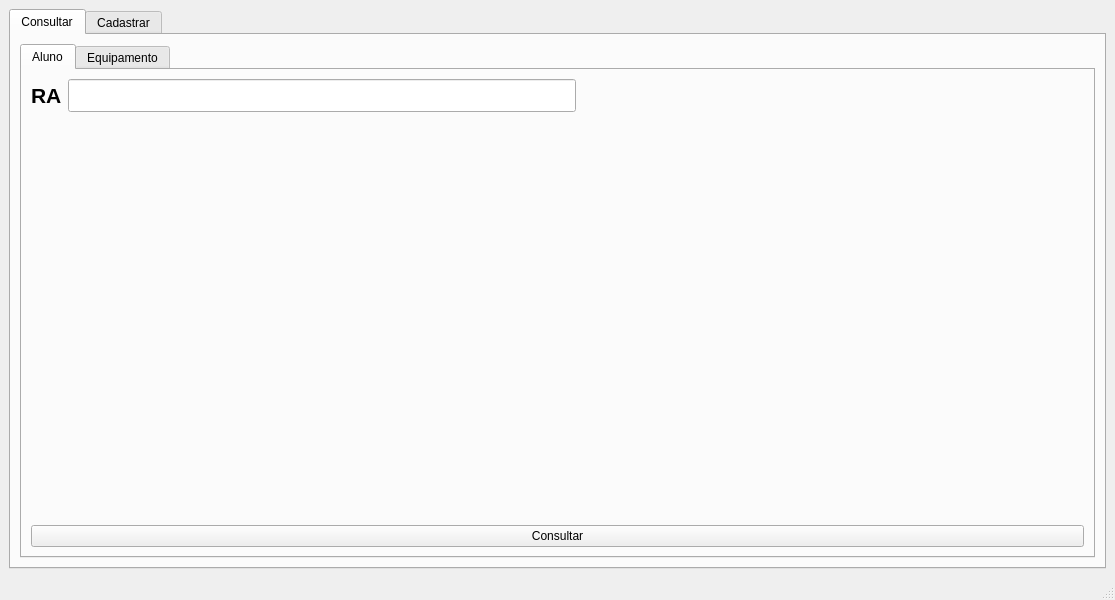
<?xml version="1.0" encoding="UTF-8"?>
<ui version="4.0">
 <class>MainWindow</class>
 <widget class="QMainWindow" name="MainWindow">
  <property name="geometry">
   <rect>
    <x>0</x>
    <y>0</y>
    <width>1115</width>
    <height>600</height>
   </rect>
  </property>
  <property name="windowTitle">
   <string>MainWindow</string>
  </property>
  <widget class="QWidget" name="centralwidget">
   <layout class="QGridLayout" name="gridLayout">
    <item row="0" column="0">
     <widget class="QTabWidget" name="tabWidget">
      <property name="currentIndex">
       <number>0</number>
      </property>
      <widget class="QWidget" name="tab">
       <attribute name="title">
        <string>Consultar</string>
       </attribute>
       <layout class="QGridLayout" name="gridLayout_2">
        <item row="0" column="0">
         <widget class="QTabWidget" name="tabWidget_2">
          <property name="currentIndex">
           <number>0</number>
          </property>
          <widget class="QWidget" name="tab_3">
           <attribute name="title">
            <string>Aluno</string>
           </attribute>
           <layout class="QGridLayout" name="gridLayout_6">
            <item row="1" column="0">
             <spacer name="verticalSpacer_3">
              <property name="orientation">
               <enum>Qt::Vertical</enum>
              </property>
              <property name="sizeHint" stdset="0">
               <size>
                <width>20</width>
                <height>40</height>
               </size>
              </property>
             </spacer>
            </item>
            <item row="0" column="0">
             <layout class="QHBoxLayout" name="horizontalLayout_11">
              <item>
               <widget class="QLabel" name="raConstultar">
                <property name="font">
                 <font>
                  <pointsize>16</pointsize>
                  <bold>true</bold>
                 </font>
                </property>
                <property name="text">
                 <string>RA</string>
                </property>
               </widget>
              </item>
              <item>
               <widget class="QLineEdit" name="raCollaboratorsConsulta">
                <property name="minimumSize">
                 <size>
                  <width>201</width>
                  <height>0</height>
                 </size>
                </property>
                <property name="font">
                 <font>
                  <pointsize>16</pointsize>
                 </font>
                </property>
               </widget>
              </item>
              <item>
               <spacer name="horizontalSpacer_20">
                <property name="orientation">
                 <enum>Qt::Horizontal</enum>
                </property>
                <property name="sizeHint" stdset="0">
                 <size>
                  <width>40</width>
                  <height>20</height>
                 </size>
                </property>
               </spacer>
              </item>
             </layout>
            </item>
            <item row="2" column="0">
             <widget class="QPushButton" name="btnConsultar">
              <property name="text">
               <string>Consultar</string>
              </property>
             </widget>
            </item>
           </layout>
          </widget>
          <widget class="QWidget" name="tab_4">
           <attribute name="title">
            <string>Equipamento</string>
           </attribute>
          </widget>
         </widget>
        </item>
       </layout>
      </widget>
      <widget class="QWidget" name="tab_2">
       <attribute name="title">
        <string>Cadastrar</string>
       </attribute>
       <layout class="QGridLayout" name="gridLayout_3">
        <item row="0" column="0">
         <widget class="QTabWidget" name="tabWidget_3">
          <property name="currentIndex">
           <number>1</number>
          </property>
          <widget class="QWidget" name="tab_6">
           <attribute name="title">
            <string>Aluno</string>
           </attribute>
           <layout class="QGridLayout" name="gridLayout_4">
            <item row="2" column="0">
             <layout class="QHBoxLayout" name="horizontalLayout_2">
              <item>
               <widget class="QLabel" name="raAlunoLabel">
                <property name="font">
                 <font>
                  <pointsize>16</pointsize>
                  <bold>true</bold>
                 </font>
                </property>
                <property name="text">
                 <string>RA: </string>
                </property>
               </widget>
              </item>
              <item>
               <widget class="QLineEdit" name="raAlunoCadastro">
                <property name="minimumSize">
                 <size>
                  <width>0</width>
                  <height>0</height>
                 </size>
                </property>
                <property name="maximumSize">
                 <size>
                  <width>166</width>
                  <height>100</height>
                 </size>
                </property>
                <property name="font">
                 <font>
                  <pointsize>16</pointsize>
                  <bold>true</bold>
                 </font>
                </property>
                <property name="layoutDirection">
                 <enum>Qt::LeftToRight</enum>
                </property>
                <property name="inputMethodHints">
                 <set>Qt::ImhDigitsOnly</set>
                </property>
                <property name="text">
                 <string/>
                </property>
                <property name="alignment">
                 <set>Qt::AlignCenter</set>
                </property>
               </widget>
              </item>
              <item>
               <spacer name="horizontalSpacer_4">
                <property name="orientation">
                 <enum>Qt::Horizontal</enum>
                </property>
                <property name="sizeHint" stdset="0">
                 <size>
                  <width>40</width>
                  <height>20</height>
                 </size>
                </property>
               </spacer>
              </item>
              <item>
               <widget class="QLabel" name="label_6">
                <property name="font">
                 <font>
                  <pointsize>16</pointsize>
                  <bold>true</bold>
                 </font>
                </property>
                <property name="text">
                 <string>Curso</string>
                </property>
               </widget>
              </item>
              <item>
               <widget class="QComboBox" name="cursoAlunoCadastro">
                <property name="minimumSize">
                 <size>
                  <width>147</width>
                  <height>0</height>
                 </size>
                </property>
                <item>
                 <property name="text">
                  <string>Eng. Aut. e Cont.</string>
                 </property>
                </item>
                <item>
                 <property name="text">
                  <string>Eng.  Ele.</string>
                 </property>
                </item>
                <item>
                 <property name="text">
                  <string>Eng. de Robôs</string>
                 </property>
                </item>
                <item>
                 <property name="text">
                  <string>Eng. Civil</string>
                 </property>
                </item>
                <item>
                 <property name="text">
                  <string>Eng. Mecânica</string>
                 </property>
                </item>
                <item>
                 <property name="text">
                  <string>Cien. da Comp.</string>
                 </property>
                </item>
               </widget>
              </item>
              <item>
               <spacer name="horizontalSpacer_5">
                <property name="orientation">
                 <enum>Qt::Horizontal</enum>
                </property>
                <property name="sizeHint" stdset="0">
                 <size>
                  <width>40</width>
                  <height>20</height>
                 </size>
                </property>
               </spacer>
              </item>
              <item>
               <widget class="QLabel" name="label_7">
                <property name="font">
                 <font>
                  <pointsize>16</pointsize>
                  <bold>true</bold>
                 </font>
                </property>
                <property name="text">
                 <string>Semestre</string>
                </property>
               </widget>
              </item>
              <item>
               <widget class="QSpinBox" name="semestreAlunoCadastro">
                <property name="minimum">
                 <number>1</number>
                </property>
                <property name="maximum">
                 <number>12</number>
                </property>
               </widget>
              </item>
              <item>
               <spacer name="horizontalSpacer_3">
                <property name="orientation">
                 <enum>Qt::Horizontal</enum>
                </property>
                <property name="sizeHint" stdset="0">
                 <size>
                  <width>40</width>
                  <height>20</height>
                 </size>
                </property>
               </spacer>
              </item>
             </layout>
            </item>
            <item row="7" column="0">
             <widget class="QPushButton" name="btnCadastrarAluno">
              <property name="text">
               <string>Cadastrar</string>
              </property>
             </widget>
            </item>
            <item row="0" column="0">
             <layout class="QHBoxLayout" name="horizontalLayout">
              <item>
               <widget class="QLabel" name="nomeAlunoLable">
                <property name="font">
                 <font>
                  <pointsize>16</pointsize>
                  <bold>true</bold>
                 </font>
                </property>
                <property name="text">
                 <string>Nome:</string>
                </property>
               </widget>
              </item>
              <item>
               <widget class="QLineEdit" name="nomeAlunoCadastro">
                <property name="minimumSize">
                 <size>
                  <width>435</width>
                  <height>0</height>
                 </size>
                </property>
                <property name="font">
                 <font>
                  <pointsize>16</pointsize>
                 </font>
                </property>
               </widget>
              </item>
              <item>
               <spacer name="horizontalSpacer_2">
                <property name="orientation">
                 <enum>Qt::Horizontal</enum>
                </property>
                <property name="sizeHint" stdset="0">
                 <size>
                  <width>40</width>
                  <height>20</height>
                 </size>
                </property>
               </spacer>
              </item>
              <item>
               <widget class="QLabel" name="label_3">
                <property name="font">
                 <font>
                  <pointsize>16</pointsize>
                  <bold>true</bold>
                 </font>
                </property>
                <property name="text">
                 <string>Sexo</string>
                </property>
               </widget>
              </item>
              <item>
               <widget class="QComboBox" name="alunoSexo">
                <property name="minimumSize">
                 <size>
                  <width>130</width>
                  <height>0</height>
                 </size>
                </property>
                <property name="font">
                 <font>
                  <pointsize>11</pointsize>
                 </font>
                </property>
                <item>
                 <property name="text">
                  <string>Não Identificar</string>
                 </property>
                </item>
                <item>
                 <property name="text">
                  <string>Masculino</string>
                 </property>
                </item>
                <item>
                 <property name="text">
                  <string>Feminino</string>
                 </property>
                </item>
               </widget>
              </item>
              <item>
               <spacer name="horizontalSpacer">
                <property name="orientation">
                 <enum>Qt::Horizontal</enum>
                </property>
                <property name="sizeHint" stdset="0">
                 <size>
                  <width>40</width>
                  <height>20</height>
                 </size>
                </property>
               </spacer>
              </item>
              <item>
               <widget class="QLabel" name="label_2">
                <property name="font">
                 <font>
                  <pointsize>16</pointsize>
                  <bold>true</bold>
                 </font>
                </property>
                <property name="text">
                 <string>Nascimento</string>
                </property>
               </widget>
              </item>
              <item>
               <widget class="QDateEdit" name="dataNascimentoAluno">
                <property name="font">
                 <font>
                  <pointsize>16</pointsize>
                 </font>
                </property>
                <property name="minimumTime">
                 <time>
                  <hour>20</hour>
                  <minute>53</minute>
                  <second>32</second>
                 </time>
                </property>
                <property name="displayFormat">
                 <string>dd/MM/yyyy</string>
                </property>
                <property name="calendarPopup">
                 <bool>true</bool>
                </property>
                <property name="currentSectionIndex">
                 <number>0</number>
                </property>
                <property name="timeSpec">
                 <enum>Qt::LocalTime</enum>
                </property>
                <property name="date">
                 <date>
                  <year>2001</year>
                  <month>1</month>
                  <day>1</day>
                 </date>
                </property>
               </widget>
              </item>
             </layout>
            </item>
            <item row="4" column="0">
             <spacer name="verticalSpacer">
              <property name="orientation">
               <enum>Qt::Vertical</enum>
              </property>
              <property name="sizeHint" stdset="0">
               <size>
                <width>20</width>
                <height>40</height>
               </size>
              </property>
             </spacer>
            </item>
            <item row="1" column="0">
             <layout class="QHBoxLayout" name="horizontalLayout_3">
              <item>
               <widget class="QLabel" name="telefoneAlunoLabel">
                <property name="font">
                 <font>
                  <pointsize>16</pointsize>
                  <bold>true</bold>
                 </font>
                </property>
                <property name="text">
                 <string>Telefone:</string>
                </property>
               </widget>
              </item>
              <item>
               <widget class="QLineEdit" name="telefoneAlunoCadastro">
                <property name="font">
                 <font>
                  <pointsize>16</pointsize>
                 </font>
                </property>
               </widget>
              </item>
              <item>
               <spacer name="horizontalSpacer_6">
                <property name="orientation">
                 <enum>Qt::Horizontal</enum>
                </property>
                <property name="sizeHint" stdset="0">
                 <size>
                  <width>40</width>
                  <height>20</height>
                 </size>
                </property>
               </spacer>
              </item>
              <item>
               <widget class="QLabel" name="emailAlunoLabel">
                <property name="font">
                 <font>
                  <pointsize>16</pointsize>
                  <bold>true</bold>
                 </font>
                </property>
                <property name="text">
                 <string>Email</string>
                </property>
               </widget>
              </item>
              <item>
               <widget class="QLineEdit" name="emailAlunoCadastro">
                <property name="font">
                 <font>
                  <pointsize>16</pointsize>
                 </font>
                </property>
               </widget>
              </item>
             </layout>
            </item>
           </layout>
          </widget>
          <widget class="QWidget" name="tab_7">
           <attribute name="title">
            <string>Equipamento</string>
           </attribute>
           <layout class="QGridLayout" name="gridLayout_8">
            <item row="1" column="0">
             <layout class="QHBoxLayout" name="horizontalLayout_15">
              <item>
               <widget class="QLabel" name="descricaoPatrimonioLabel">
                <property name="font">
                 <font>
                  <pointsize>16</pointsize>
                  <bold>true</bold>
                 </font>
                </property>
                <property name="text">
                 <string>Descrição</string>
                </property>
               </widget>
              </item>
              <item>
               <widget class="QTextEdit" name="descricaoPatrimonioCadastro">
                <property name="html">
                 <string>&lt;!DOCTYPE HTML PUBLIC &quot;-//W3C//DTD HTML 4.0//EN&quot; &quot;http://www.w3.org/TR/REC-html40/strict.dtd&quot;&gt;
&lt;html&gt;&lt;head&gt;&lt;meta name=&quot;qrichtext&quot; content=&quot;1&quot; /&gt;&lt;meta charset=&quot;utf-8&quot; /&gt;&lt;style type=&quot;text/css&quot;&gt;
p, li { white-space: pre-wrap; }
hr { height: 1px; border-width: 0; }
li.unchecked::marker { content: &quot;\2610&quot;; }
li.checked::marker { content: &quot;\2612&quot;; }
&lt;/style&gt;&lt;/head&gt;&lt;body style=&quot; font-family:'Ubuntu'; font-size:11pt; font-weight:400; font-style:normal;&quot;&gt;
&lt;p style=&quot;-qt-paragraph-type:empty; margin-top:0px; margin-bottom:0px; margin-left:0px; margin-right:0px; -qt-block-indent:0; text-indent:0px;&quot;&gt;&lt;br /&gt;&lt;/p&gt;&lt;/body&gt;&lt;/html&gt;</string>
                </property>
               </widget>
              </item>
             </layout>
            </item>
            <item row="2" column="0">
             <spacer name="verticalSpacer_5">
              <property name="orientation">
               <enum>Qt::Vertical</enum>
              </property>
              <property name="sizeHint" stdset="0">
               <size>
                <width>20</width>
                <height>194</height>
               </size>
              </property>
             </spacer>
            </item>
            <item row="0" column="0">
             <layout class="QHBoxLayout" name="horizontalLayout_10">
              <item>
               <widget class="QLabel" name="idPatrimonioLabel">
                <property name="font">
                 <font>
                  <pointsize>16</pointsize>
                  <bold>true</bold>
                 </font>
                </property>
                <property name="text">
                 <string>ID</string>
                </property>
               </widget>
              </item>
              <item>
               <widget class="QLineEdit" name="idPatrimonioCadastro">
                <property name="minimumSize">
                 <size>
                  <width>201</width>
                  <height>0</height>
                 </size>
                </property>
                <property name="font">
                 <font>
                  <pointsize>16</pointsize>
                 </font>
                </property>
               </widget>
              </item>
              <item>
               <spacer name="horizontalSpacer_18">
                <property name="orientation">
                 <enum>Qt::Horizontal</enum>
                </property>
                <property name="sizeHint" stdset="0">
                 <size>
                  <width>40</width>
                  <height>20</height>
                 </size>
                </property>
               </spacer>
              </item>
              <item>
               <widget class="QLabel" name="marcaPatrimonioLabel">
                <property name="font">
                 <font>
                  <pointsize>16</pointsize>
                  <bold>true</bold>
                 </font>
                </property>
                <property name="text">
                 <string>Marca</string>
                </property>
               </widget>
              </item>
              <item>
               <widget class="QLineEdit" name="marcaPatrimonioCadastro">
                <property name="minimumSize">
                 <size>
                  <width>201</width>
                  <height>0</height>
                 </size>
                </property>
                <property name="font">
                 <font>
                  <pointsize>16</pointsize>
                 </font>
                </property>
               </widget>
              </item>
              <item>
               <spacer name="horizontalSpacer_19">
                <property name="orientation">
                 <enum>Qt::Horizontal</enum>
                </property>
                <property name="sizeHint" stdset="0">
                 <size>
                  <width>40</width>
                  <height>20</height>
                 </size>
                </property>
               </spacer>
              </item>
              <item>
               <widget class="QLabel" name="modeloPatrimonioLabel">
                <property name="font">
                 <font>
                  <pointsize>16</pointsize>
                  <bold>true</bold>
                 </font>
                </property>
                <property name="text">
                 <string>Modelo</string>
                </property>
               </widget>
              </item>
              <item>
               <widget class="QLineEdit" name="modeloPatrimonioCadastro">
                <property name="minimumSize">
                 <size>
                  <width>201</width>
                  <height>0</height>
                 </size>
                </property>
                <property name="font">
                 <font>
                  <pointsize>16</pointsize>
                 </font>
                </property>
               </widget>
              </item>
             </layout>
            </item>
            <item row="3" column="0">
             <widget class="QPushButton" name="btnCadastrarPatrimonio">
              <property name="text">
               <string>Cadastrar</string>
              </property>
             </widget>
            </item>
           </layout>
          </widget>
          <widget class="QWidget" name="tab_8">
           <attribute name="title">
            <string>Funcionario</string>
           </attribute>
           <layout class="QGridLayout" name="gridLayout_5">
            <item row="0" column="0">
             <layout class="QHBoxLayout" name="horizontalLayout_8">
              <item>
               <widget class="QLabel" name="nomeFuncionarioLabel">
                <property name="font">
                 <font>
                  <pointsize>16</pointsize>
                  <bold>true</bold>
                 </font>
                </property>
                <property name="text">
                 <string>Nome:</string>
                </property>
               </widget>
              </item>
              <item>
               <widget class="QLineEdit" name="nomeFuncionarioCadastro">
                <property name="minimumSize">
                 <size>
                  <width>435</width>
                  <height>0</height>
                 </size>
                </property>
                <property name="font">
                 <font>
                  <pointsize>16</pointsize>
                 </font>
                </property>
               </widget>
              </item>
              <item>
               <spacer name="horizontalSpacer_15">
                <property name="orientation">
                 <enum>Qt::Horizontal</enum>
                </property>
                <property name="sizeHint" stdset="0">
                 <size>
                  <width>40</width>
                  <height>20</height>
                 </size>
                </property>
               </spacer>
              </item>
              <item>
               <widget class="QLabel" name="label_13">
                <property name="font">
                 <font>
                  <pointsize>16</pointsize>
                  <bold>true</bold>
                 </font>
                </property>
                <property name="text">
                 <string>Sexo</string>
                </property>
               </widget>
              </item>
              <item>
               <widget class="QComboBox" name="funcionarioSexoCadastro">
                <property name="minimumSize">
                 <size>
                  <width>130</width>
                  <height>0</height>
                 </size>
                </property>
                <property name="font">
                 <font>
                  <pointsize>11</pointsize>
                 </font>
                </property>
                <item>
                 <property name="text">
                  <string>Não Identificar</string>
                 </property>
                </item>
                <item>
                 <property name="text">
                  <string>Masculino</string>
                 </property>
                </item>
                <item>
                 <property name="text">
                  <string>Feminino</string>
                 </property>
                </item>
               </widget>
              </item>
              <item>
               <spacer name="horizontalSpacer_16">
                <property name="orientation">
                 <enum>Qt::Horizontal</enum>
                </property>
                <property name="sizeHint" stdset="0">
                 <size>
                  <width>40</width>
                  <height>20</height>
                 </size>
                </property>
               </spacer>
              </item>
              <item>
               <widget class="QLabel" name="label_14">
                <property name="font">
                 <font>
                  <pointsize>16</pointsize>
                  <bold>true</bold>
                 </font>
                </property>
                <property name="text">
                 <string>Nascimento</string>
                </property>
               </widget>
              </item>
              <item>
               <widget class="QDateEdit" name="dataNascimentoFuncionarioCadastro">
                <property name="font">
                 <font>
                  <pointsize>16</pointsize>
                 </font>
                </property>
                <property name="minimumTime">
                 <time>
                  <hour>20</hour>
                  <minute>53</minute>
                  <second>32</second>
                 </time>
                </property>
                <property name="displayFormat">
                 <string>dd/MM/yyyy</string>
                </property>
                <property name="calendarPopup">
                 <bool>true</bool>
                </property>
                <property name="currentSectionIndex">
                 <number>0</number>
                </property>
                <property name="timeSpec">
                 <enum>Qt::LocalTime</enum>
                </property>
                <property name="date">
                 <date>
                  <year>2001</year>
                  <month>1</month>
                  <day>1</day>
                 </date>
                </property>
               </widget>
              </item>
             </layout>
            </item>
            <item row="1" column="0">
             <layout class="QHBoxLayout" name="horizontalLayout_9">
              <item>
               <widget class="QLabel" name="telefoneFuncionarioLabel">
                <property name="font">
                 <font>
                  <pointsize>16</pointsize>
                  <bold>true</bold>
                 </font>
                </property>
                <property name="text">
                 <string>Telefone:</string>
                </property>
               </widget>
              </item>
              <item>
               <widget class="QLineEdit" name="telefoneFuncionrioCadastro">
                <property name="font">
                 <font>
                  <pointsize>16</pointsize>
                 </font>
                </property>
               </widget>
              </item>
              <item>
               <spacer name="horizontalSpacer_17">
                <property name="orientation">
                 <enum>Qt::Horizontal</enum>
                </property>
                <property name="sizeHint" stdset="0">
                 <size>
                  <width>40</width>
                  <height>20</height>
                 </size>
                </property>
               </spacer>
              </item>
              <item>
               <widget class="QLabel" name="emailFuncionarioLabel">
                <property name="font">
                 <font>
                  <pointsize>16</pointsize>
                  <bold>true</bold>
                 </font>
                </property>
                <property name="text">
                 <string>Email</string>
                </property>
               </widget>
              </item>
              <item>
               <widget class="QLineEdit" name="emailFuncionarioCadastro">
                <property name="font">
                 <font>
                  <pointsize>16</pointsize>
                 </font>
                </property>
               </widget>
              </item>
             </layout>
            </item>
            <item row="2" column="0">
             <layout class="QHBoxLayout" name="horizontalLayout_4">
              <item>
               <widget class="QLabel" name="nrFuncionarioLabel">
                <property name="font">
                 <font>
                  <pointsize>16</pointsize>
                  <bold>true</bold>
                 </font>
                </property>
                <property name="text">
                 <string>RA: </string>
                </property>
               </widget>
              </item>
              <item>
               <widget class="QLineEdit" name="nrFuncionarioCadastro">
                <property name="minimumSize">
                 <size>
                  <width>0</width>
                  <height>0</height>
                 </size>
                </property>
                <property name="maximumSize">
                 <size>
                  <width>166</width>
                  <height>100</height>
                 </size>
                </property>
                <property name="font">
                 <font>
                  <pointsize>16</pointsize>
                  <bold>true</bold>
                 </font>
                </property>
                <property name="layoutDirection">
                 <enum>Qt::LeftToRight</enum>
                </property>
                <property name="inputMethodHints">
                 <set>Qt::ImhDigitsOnly</set>
                </property>
                <property name="text">
                 <string/>
                </property>
                <property name="alignment">
                 <set>Qt::AlignCenter</set>
                </property>
               </widget>
              </item>
              <item>
               <spacer name="horizontalSpacer_7">
                <property name="orientation">
                 <enum>Qt::Horizontal</enum>
                </property>
                <property name="sizeHint" stdset="0">
                 <size>
                  <width>40</width>
                  <height>20</height>
                 </size>
                </property>
               </spacer>
              </item>
              <item>
               <widget class="QLabel" name="label_8">
                <property name="font">
                 <font>
                  <pointsize>16</pointsize>
                  <bold>true</bold>
                 </font>
                </property>
                <property name="text">
                 <string>Cargo</string>
                </property>
               </widget>
              </item>
              <item>
               <widget class="QComboBox" name="cargoFuncionarioCadastro">
                <property name="minimumSize">
                 <size>
                  <width>147</width>
                  <height>0</height>
                 </size>
                </property>
                <item>
                 <property name="text">
                  <string>Segurança</string>
                 </property>
                </item>
                <item>
                 <property name="text">
                  <string>Almoxarifado</string>
                 </property>
                </item>
                <item>
                 <property name="text">
                  <string>Professor</string>
                 </property>
                </item>
               </widget>
              </item>
              <item>
               <spacer name="horizontalSpacer_8">
                <property name="orientation">
                 <enum>Qt::Horizontal</enum>
                </property>
                <property name="sizeHint" stdset="0">
                 <size>
                  <width>40</width>
                  <height>20</height>
                 </size>
                </property>
               </spacer>
              </item>
             </layout>
            </item>
            <item row="3" column="0">
             <spacer name="verticalSpacer_2">
              <property name="orientation">
               <enum>Qt::Vertical</enum>
              </property>
              <property name="sizeHint" stdset="0">
               <size>
                <width>20</width>
                <height>40</height>
               </size>
              </property>
             </spacer>
            </item>
            <item row="4" column="0">
             <widget class="QPushButton" name="btnCadastrarFuncionario">
              <property name="text">
               <string>Cadastrar</string>
              </property>
             </widget>
            </item>
           </layout>
          </widget>
         </widget>
        </item>
       </layout>
      </widget>
     </widget>
    </item>
   </layout>
  </widget>
  <widget class="QMenuBar" name="menubar">
   <property name="geometry">
    <rect>
     <x>0</x>
     <y>0</y>
     <width>1115</width>
     <height>22</height>
    </rect>
   </property>
  </widget>
  <widget class="QStatusBar" name="statusbar"/>
 </widget>
 <resources/>
 <connections/>
</ui>
